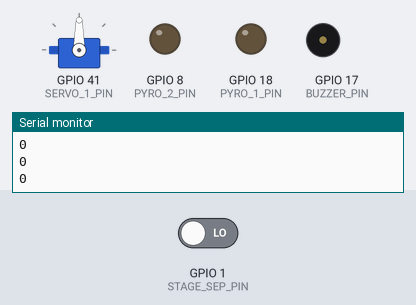
A program run on a simulated ESP32-S3. On the bench: servo, output pins drawn as LEDs (lit = HIGH), buzzer (waves = sounding, pin HIGH), the last lines printed to the serial monitor. The test bench sets the inputs (shaded band); at power-on: GPIO 1 (STAGE_SEP_PIN) LOW.

Above: at 1.4 s.
1.5 s: GPIO 1 (STAGE_SEP_PIN) driven HIGH
At 2.8 s:
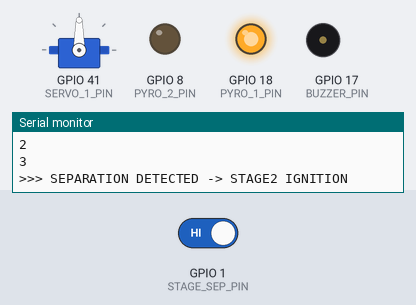
At 12.7 s:
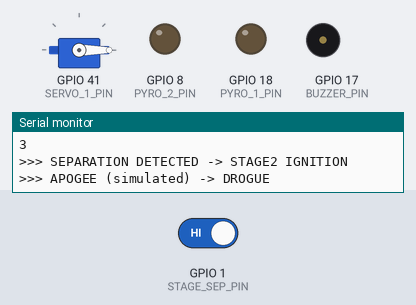
Timing chart, 0 to 13.2 s (numbered marks = the images above; inputs shaded):
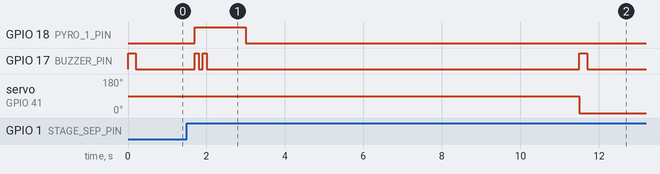

Measured:
- after the input at 1.5 s, GPIO 18 (PYRO_1_PIN): LOW → HIGH after 0.20 s, → LOW 1.3 s later; GPIO 17 (BUZZER_PIN): goes HIGH 0.10 s, LOW 0.10 s, HIGH 0.10 s, LOW 9.5 s, HIGH 0.20 s, then LOW, starting after 0.20 s; servo on GPIO 41 (SERVO_1_PIN): 90° → 0° after 10.0 s

The program:

main.cpp
```cpp
// ============================================================
// GROUND TEST — Hall sensor -> stage2 -> drogue -> main, on a timer.
// Standalone sketch (Arduino IDE, install "ESP32Servo"). Does not touch
// Final_v3/src.
//
// loop() just polls the Hall sensor at 10Hz and debounces it. Once
// separation is confirmed, the rest of the sequence runs once, straight
// through, using delay() between each step (no going back through loop()):
//   Hall sensor separated (3 samples @ 10Hz, debounced)
//     -> immediately : Stage-2 ignition (PYRO_1)
//     -> +9.5s        : simulated apogee -> Drogue (servo)
//     -> +5.0s more   : Main deploy (PYRO_2)
//
// Watch [HALL_STATE] on Serial while moving the actual mechanism to
// confirm SEP_ACTIVE_STATE below is right for this sensor/wiring.
// ============================================================
#include <Arduino.h>
#include <ESP32Servo.h>

#define STAGE_SEP_PIN  1
#define PYRO_1_PIN     18
#define PYRO_2_PIN     8
#define SERVO_1_PIN    41
#define BUZZER_PIN     17

#define STAGE2_PULSE_MS   1000
#define MAIN_PULSE_MS     1000
#define SERVO_IDLE_DEG    90
#define SERVO_DEPLOY_DEG  0

#define APOGEE_DELAY_MS  9500   // after separation is detected
#define MAIN_DELAY_MS    5000   // after drogue


Servo   servoDrogue;
uint8_t sepCount = 0;

void beep(int ms, int count = 1) {
  for (int i = 0; i < count; i++) {
    digitalWrite(BUZZER_PIN, HIGH);
    delay(ms);
    digitalWrite(BUZZER_PIN, LOW);
    if (i < count - 1) delay(ms);
  }
}

void setup() {
  Serial.begin(921600);

  pinMode(BUZZER_PIN, OUTPUT);
  pinMode(PYRO_1_PIN, OUTPUT);
  pinMode(PYRO_2_PIN, OUTPUT);
  digitalWrite(PYRO_1_PIN, LOW);
  digitalWrite(PYRO_2_PIN, LOW);
  pinMode(STAGE_SEP_PIN, INPUT);

  servoDrogue.attach(SERVO_1_PIN);
  servoDrogue.write(SERVO_IDLE_DEG);

  beep(200);
  while(HIGH == digitalRead(STAGE_SEP_PIN)){
    Serial.println("hall sensor say I am seperated");
    delay(100);
  }
  Serial.println(">>> GROUND TEST READY - waiting for Hall sensor separation");
}

void loop() {
  if(1 == digitalRead(STAGE_SEP_PIN)){
    sepCount += 1;
  }
  else{
    sepCount = 0;
  }
  Serial.println(sepCount);

  if (sepCount >= 3) {
    Serial.println(">>> SEPARATION DETECTED -> STAGE2 IGNITION");
    digitalWrite(PYRO_1_PIN, HIGH); //2단부 점화
    beep(100, 2);
    delay(STAGE2_PULSE_MS);
    digitalWrite(PYRO_1_PIN, LOW);

    delay(APOGEE_DELAY_MS - STAGE2_PULSE_MS); //9.5초 뒤
    Serial.println(">>> APOGEE (simulated) -> DROGUE");
    servoDrogue.write(SERVO_DEPLOY_DEG);//낙하산 사출장치
    beep(200);

    delay(MAIN_DELAY_MS);
    Serial.println(">>> MAIN DEPLOY");
    digitalWrite(PYRO_2_PIN, HIGH);//형상변화
    beep(500, 3);
    delay(MAIN_PULSE_MS);
    digitalWrite(PYRO_2_PIN, LOW);

    Serial.println(">>> TEST SEQUENCE DONE");
    while (1){
      delay(100);
    }
  }

  delay(100);
}
```
